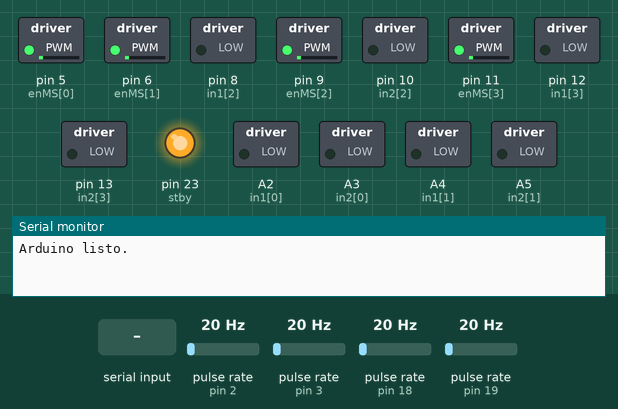
Recording of a sketch running on a simulated Arduino Mega 2560, built with avr-gcc and run on an emulated ATmega2560. Shown: switched loads named in the sketch (green lamp = pin HIGH), output pins drawn as LEDs (lit = HIGH), the last lines printed to the serial monitor. Wiring (inferred from the names in the program): 4 × pulse sensor: data pin 2 / data pin 3 / data pin 18 / data pin 19. The inputs (shaded band) are chosen by the test bench; at power-on: pulse rate (sensors on pin 2, pin 3, pin 18, pin 19) 20 Hz.

Above: at 1.2 s.
1.3 s: "90,45,200\n" received over Serial
At 2.6 s:
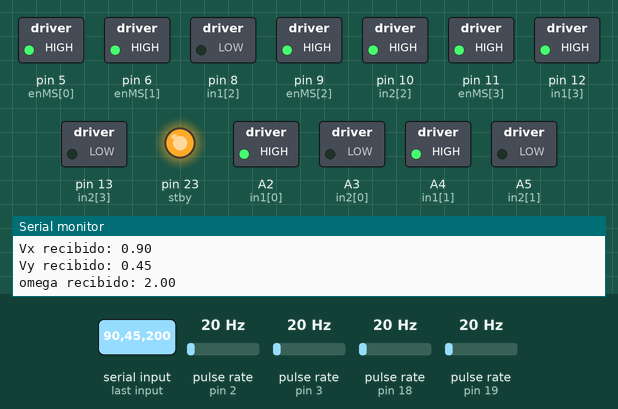
4.3 s: "30,150,10\n" received over Serial
At 5.3 s:
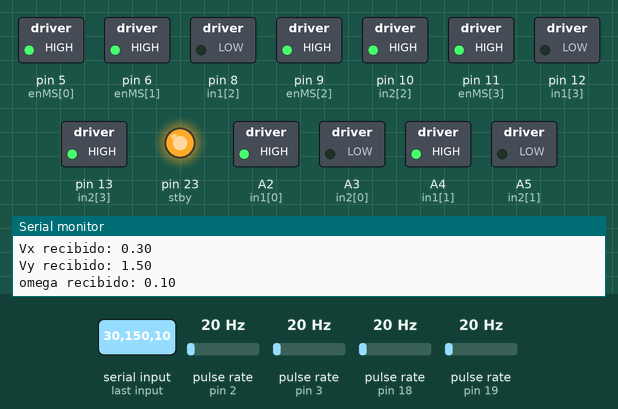
5.9 s: "90,45\n" received over Serial
At 6.6 s:
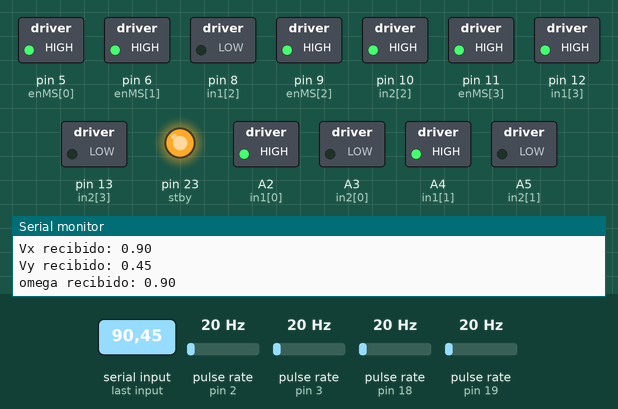
7.5 s: "30,150\n" received over Serial
At 9.0 s:
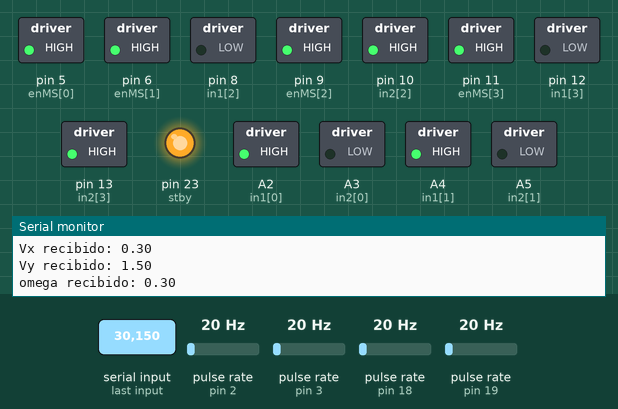
Timing chart, 0 to 10.1 s (numbered marks = the images above; inputs shaded):
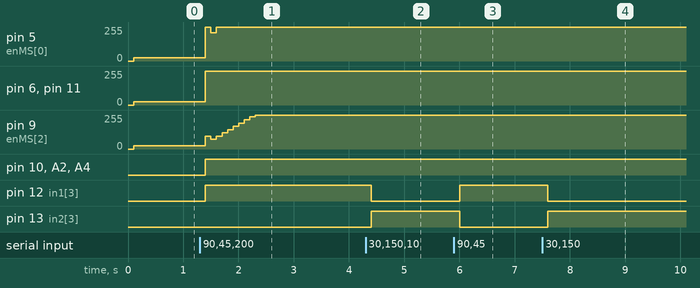

The sketch:

arduino_movement_LAST.ino
```cpp
#define PI 3.1415926535897932384626433832795
#include <PinChangeInterrupt.h>  // Importar la biblioteca para PCINT si usas pines no compatibles

// Parámetros lx y ly
float lx = 0.28;  // Distancia en metros desde el centro hasta las ruedas en el eje X
float ly = 0.28;
float lx_plus_ly = lx + ly;

// Pines de Conexion
const int enMS[4] = {5, 6 , 9 , 11};  // M1 M2 M3 M4  PWM
const int in1[4] = {A2, A4, 8, 12};  // Pines IN1 para dirección (Motores M1, M2, M3, M4)
const int in2[4] = {A3, A5, 10, 13}; // Pines IN2 para dirección (Motores M1, M2, M3, M4)
const int stby = 23;

// Pines de conexión para los encoders
const int inENC[4] = {2, 3, 18, 19};  // Pines C1 para los encoders de cada motor

// Parámetros del robot
float r = 0.05725 / 2;  // Radio R
float L = 0.145;  // Distancia R

// Velocidades
float w[4] = {0, 0, 0, 0};

// Variables de movimiento
float Vx = 0;    // VelocidadX (m/s)
float Vy = 0;    // VelocidadY (m/s)
float omega = 0; // Velocidad angular (rad/s)

// Valores Motor
int CajaR = 120;
int ResoENC = 11;

// Variables PID
float PWM[4] = {100, 100, 100, 100};
float sp[4] = {0, 0, 0, 0};
float pv[4] = {0, 0, 0, 0};

// Parámetros PID
float cv[4] = {0, 0, 0, 0};
float cv1[4] = {0, 0, 0, 0};
float error[4] = {0, 0, 0, 0};
float error1[4] = {0, 0, 0, 0};
float error2[4] = {0, 0, 0, 0};

float Kp[4] = {1, 1, 1, 1};
float Ki[4] = {5, 5, 5, 5};
float Kd[4] = {0.1, 0.1, 0.1, 0.1};
float Tm = 0.1;

// Inversión de motores (true si el motor está invertido)
const bool motorInverted[4] = {true, false, true, false};

volatile int contador1 = 0;
volatile int contador2 = 0;
volatile int contador3 = 0;
volatile int contador4 = 0;

unsigned long previousMillis = 0;
long interval = 100;  // Intervalo de 100 ms

void setup() {
  Serial.begin(9600);

  ConfigurarPinesMotores();
  ConfigurarInterrupciones();

  Serial.println("Arduino listo.");
}

void loop() {
  // Leer datos del puerto serial
  if (Serial.available() > 0) {
    String data = Serial.readStringUntil('\n');
    data.trim(); // Eliminar espacios en blanco

    if (data.length() > 0) {
      // Parsear los datos
      int firstComma = data.indexOf(',');
      int secondComma = data.indexOf(',', firstComma + 1);

      String Vx_str = data.substring(0, firstComma);
      String Vy_str = data.substring(firstComma + 1, secondComma);
      String omega_str = data.substring(secondComma + 1);

      int Vx_received = Vx_str.toInt();
      int Vy_received = Vy_str.toInt();
      int omega_received = omega_str.toInt();

      // Convertir a float dividiendo entre 100
      Vx = Vx_received / 100.0;
      Vy = Vy_received / 100.0;
      omega = omega_received / 100.0;

      // Imprimir para depuración
      Serial.print("Vx recibido: ");
      Serial.println(Vx);
      Serial.print("Vy recibido: ");
      Serial.println(Vy);
      Serial.print("omega recibido: ");
      Serial.println(omega);
    }
  }

  unsigned long currentMillis = millis();
  if (currentMillis - previousMillis >= interval) {
    previousMillis = currentMillis;
    pv[0] = contador1 * 0.04545; // RPM
    pv[1] = contador2 * 0.04545; // RPM
    pv[2] = contador3 * 0.04545; // RPM
    pv[3] = contador4 * 0.04545; // RPM
    contador1 = 0;
    contador2 = 0;
    contador3 = 0;
    contador4 = 0;

    // Actualizar velocidades
    ObtenerVelocidades();
    ControlPIMotores();
  }
}

void ConfigurarPinesMotores() {
  for (int i = 0; i < 4; i++) {
    pinMode(enMS[i], OUTPUT);
    pinMode(in1[i], OUTPUT);
    pinMode(in2[i], OUTPUT);
  }
  // Configurar STBY pin si es necesario
  pinMode(stby, OUTPUT);
  digitalWrite(stby, HIGH);  // Desactivar modo standby
}

void ConfigurarInterrupciones() {
  attachInterrupt(digitalPinToInterrupt(inENC[0]), interrupcion1, RISING); // Lectura de flancos de subida
  attachInterrupt(digitalPinToInterrupt(inENC[1]), interrupcion2, RISING);
  attachInterrupt(digitalPinToInterrupt(inENC[2]), interrupcion3, RISING);
  attachInterrupt(digitalPinToInterrupt(inENC[3]), interrupcion4, RISING);
}

void ObtenerVelocidades() {
  // Cinemática inversa para calcular velocidades angulares de las ruedas
  w[0] = (1 / r) * (Vx - Vy - (lx_plus_ly) * omega);  // front_left
  w[1] = (1 / r) * (Vx + Vy + (lx_plus_ly) * omega);  // front_right
  w[2] = (1 / r) * (Vx + Vy - (lx_plus_ly) * omega);  // back_left
  w[3] = (1 / r) * (Vx - Vy + (lx_plus_ly) * omega);  // back_right
}

void ControlPIMotores() {
  for (int i = 0; i < 4; i++) {
    sp[i] = abs(w[i] * 60 / (2 * PI)); // Velocidad en RPM
    PWM[i] = controlPID(Kp[i], Ki[i], Kd[i], sp[i], pv[i], cv[i], cv1[i], error[i], error1[i], error2[i]);
    controlMotor(enMS[i], in1[i], in2[i], w[i], PWM[i], motorInverted[i]);
    // Para depuración, descomenta las siguientes líneas
    /*
    Serial.print("Motor ");
    Serial.print(i);
    Serial.print(" - SP: ");
    Serial.print(sp[i]);
    Serial.print(", PV: ");
    Serial.print(pv[i]);
    Serial.print(", PWM: ");
    Serial.println(PWM[i]);
    */
  }
}

float controlPID(float Kp, float Ki, float Kd, float sp, float pv, float &cv, float &cv1, float &error, float &error1, float &error2) {
  error = sp - pv;
  // Ecuación de Diferencias
  cv = cv1 + (Kp + Kd / Tm) * error + (-Kp + Ki * Tm - 2 * Kd / Tm) * error1 + (Kd / Tm) * error2;
  cv1 = cv;
  error2 = error1;
  error1 = error;
  // Saturación
  if (cv > 400.0) {
    cv = 400.0;
  }
  if (cv < 40.0) {
    cv = 40.0;
  }
  return cv;
}

void interrupcion1() {
  contador1++;
}

void interrupcion2() {
  contador2++;
}

void interrupcion3() {
  contador3++;
}

void interrupcion4() {
  contador4++;
}

void controlMotor(int enPin, int in1Pin, int in2Pin, float velocidad, float cv, bool inverted) {
  // Mapear cv a PWM (0-255)
  analogWrite(enPin, cv * (255.0 / 400.0)); // 0-255

  // Ajustar la dirección del motor con inversión si es necesario
  if (velocidad > 0) {
    // Mover hacia adelante
    if (inverted) {
      digitalWrite(in1Pin, LOW);
      digitalWrite(in2Pin, HIGH);
    } else {
      digitalWrite(in1Pin, HIGH);
      digitalWrite(in2Pin, LOW);
    }
  } else if (velocidad < 0) {
    // Mover hacia atrás
    if (inverted) {
      digitalWrite(in1Pin, HIGH);
      digitalWrite(in2Pin, LOW);
    } else {
      digitalWrite(in1Pin, LOW);
      digitalWrite(in2Pin, HIGH);
    }
  } else {
    // Detener el motor
    digitalWrite(in1Pin, LOW);
    digitalWrite(in2Pin, LOW);
  }
}
```

Measured:
- after the input at 1.3 s, pin 5 (enMS[0]): 25/255 → 255/255 after 0.10 s, → 213/255 0.10 s later, → 255/255 0.10 s later; pin 6 (enMS[1]): 25/255 → 255/255 after 0.10 s
- after the input at 4.3 s, pin 12 (in1[3]): HIGH → LOW after 0.10 s; pin 13 (in2[3]): LOW → HIGH after 0.10 s
- after the input at 5.9 s, pin 12 (in1[3]): LOW → HIGH after 0.10 s; pin 13 (in2[3]): HIGH → LOW after 0.10 s
- after the input at 7.5 s, pin 12 (in1[3]): HIGH → LOW after 0.10 s; pin 13 (in2[3]): LOW → HIGH after 0.10 s
